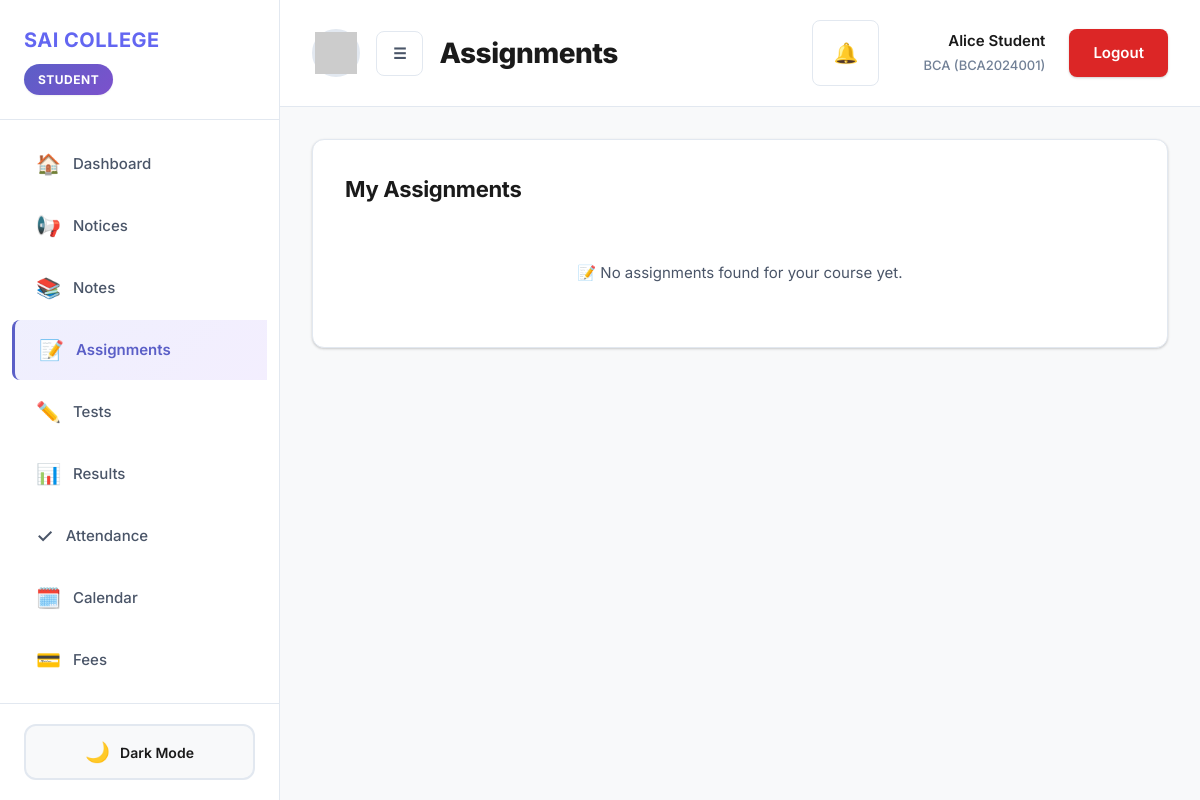
/dashboard.php?section=assignments (signed in), run on the app's committed database.
### tables this page shows
CREATE TABLE users (
    id INT PRIMARY KEY AUTO_INCREMENT,
    name VARCHAR(100) NOT NULL,
    email VARCHAR(100) UNIQUE NOT NULL,
    password VARCHAR(255) NOT NULL,
    role ENUM('Student', 'Teacher', 'Admin') DEFAULT 'Student',
    course VARCHAR(50) DEFAULT NULL,
    rollno VARCHAR(50) DEFAULT NULL,
    age INT DEFAULT NULL,
    course_year VARCHAR(10) DEFAULT NULL,
    phone VARCHAR(20) DEFAULT NULL,
    address TEXT DEFAULT NULL,
    phone_changes INT DEFAULT 0,
    address_changes INT DEFAULT 0,
    subject VARCHAR(100) DEFAULT NULL,
    qualification VARCHAR(100) DEFAULT NULL,
    experience INT DEFAULT NULL,
    profile_photo VARCHAR(255) DEFAULT NULL,
    security_question VARCHAR(255) DEFAULT NULL,
    security_answer VARCHAR(255) DEFAULT NULL,
    status ENUM('pending', 'approved', 'rejected') DEFAULT 'approved',
    remember_token VARCHAR(100) DEFAULT NULL,
    last_seen TIMESTAMP NULL DEFAULT NULL,
    created_at TIMESTAMP DEFAULT CURRENT_TIMESTAMP
);

### dashboard.php (the view, shortened to what the rows shown need)
<?php
require_once 'config.php';
$user = getCurrentUser();
$user['name'] = $user['name'] ?? 'User';
$user['email'] = $user['email'] ?? '';
$user['role'] = $user['role'] ?? 'Student';
$user['course'] = $user['course'] ?? ($user['course'] ?? null);
$user['course'] = $user['course'];
$user['rollno'] = $user['rollno'] ?? null;
$user['age'] = $user['age'] ?? null;
$user['course_year'] = $user['course_year'] ?? null;
$user['profile_photo'] = $user['profile_photo'] ?? null;
$section = $_GET['section'] ?? 'home';
?>
<!DOCTYPE html>
<html lang="en">
<head>
    <link rel="stylesheet" href="assets.css">
</head>
<body>
    <div class="dashboard">
        <div class="sidebar" id="sidebar">
            <div class="sidebar-header">
                <h2>SAI COLLEGE</h2>
                <span class="role-badge"><?php echo $user['role']; ?></span>
            </div>
        </div>
        <div class="main-content">
            <div class="topbar">
                <div class="topbar-left">
                    <h1><?php echo ucfirst($section); ?></h1>
                </div>
                <div class="topbar-right">
                    <div class="user-info">
                        <span><?php echo $user['name']; ?></span>
                        <?php if (!empty($user['course']) && $user['role'] === 'Student'): ?>
                            <small><?php echo $user['course']; ?> (<?php echo $user['rollno'] ?? '-'; ?>)</small>
                        <?php endif; ?>
                    </div>
                </div>
            </div>
        </div>
    </div>
</body>
</html>

### data on the page
users: role "STUDENT", name "Alice Student", course "BCA", rollno "BCA2024001"

### other printed values
$section "Assignments"
